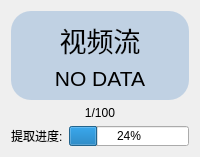
                       <widget class="QWidget" name="widget_16" native="true">
                        <layout class="QVBoxLayout" name="verticalLayout_26">
                         <item>
                          <widget class="QWidget" name="widget_17" native="true">
                           <property name="styleSheet">
                            <string notr="true">QWidget#widget_17{
	background-color:rgba(114, 159, 207,96);
	border-radius: 20px;
}
</string>
                           </property>
                           <layout class="QVBoxLayout" name="verticalLayout_27">
                            <item>
                             <widget class="QLabel" name="label_69">
                              <property name="maximumSize">
                               <size>
                                <width>16777215</width>
                                <height>50</height>
                               </size>
                              </property>
                              <property name="font">
                               <font>
                                <pointsize>20</pointsize>
                               </font>
                              </property>
                              <property name="text">
                               <string>视频流</string>
                              </property>
                              <property name="alignment">
                               <set>Qt::AlignCenter</set>
                              </property>
                             </widget>
                            </item>
                            <item>
                             <widget class="QLabel" name="label_35">
                              <property name="font">
                               <font>
                                <pointsize>16</pointsize>
                               </font>
                              </property>
                              <property name="text">
                               <string>NO DATA</string>
                              </property>
                              <property name="alignment">
                               <set>Qt::AlignCenter</set>
                              </property>
                             </widget>
                            </item>
                           </layout>
                          </widget>
                         </item>
                         <item>
                          <widget class="QLabel" name="label_36">
                           <property name="maximumSize">
                            <size>
                             <width>16777215</width>
                             <height>15</height>
                            </size>
                           </property>
                           <property name="text">
                            <string>1/100</string>
                           </property>
                           <property name="alignment">
                            <set>Qt::AlignCenter</set>
                           </property>
                          </widget>
                         </item>
                         <item>
                          <widget class="QFrame" name="frame_8">
                           <property name="maximumSize">
                            <size>
                             <width>16777215</width>
                             <height>20</height>
                            </size>
                           </property>
                           <property name="frameShape">
                            <enum>QFrame::NoFrame</enum>
                           </property>
                           <property name="frameShadow">
                            <enum>QFrame::Raised</enum>
                           </property>
                           <layout class="QHBoxLayout" name="horizontalLayout_29">
                            <property name="leftMargin">
                             <number>0</number>
                            </property>
                            <property name="topMargin">
                             <number>0</number>
                            </property>
                            <property name="rightMargin">
                             <number>0</number>
                            </property>
                            <property name="bottomMargin">
                             <number>0</number>
                            </property>
                            <item>
                             <widget class="QLabel" name="label_37">
                              <property name="sizePolicy">
                               <sizepolicy hsizetype="Minimum" vsizetype="Fixed">
                                <horstretch>0</horstretch>
                                <verstretch>0</verstretch>
                               </sizepolicy>
                              </property>
                              <property name="maximumSize">
                               <size>
                                <width>16777215</width>
                                <height>20</height>
                               </size>
                              </property>
                              <property name="text">
                               <string>提取进度:</string>
                              </property>
                             </widget>
                            </item>
                            <item>
                             <widget class="QProgressBar" name="progressBar_3">
                              <property name="maximumSize">
                               <size>
                                <width>16777215</width>
                                <height>20</height>
                               </size>
                              </property>
                              <property name="value">
                               <number>24</number>
                              </property>
                             </widget>
                            </item>
                           </layout>
                          </widget>
                         </item>
                        </layout>
                       </widget>
